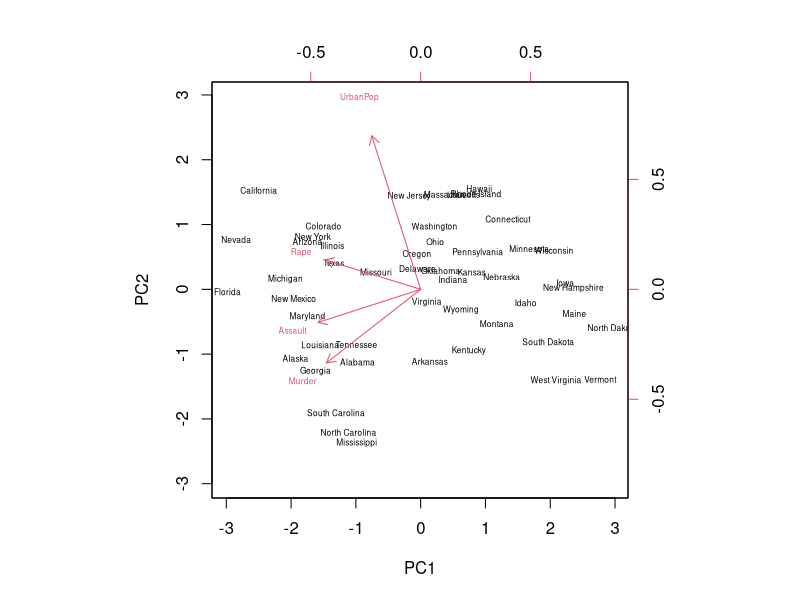
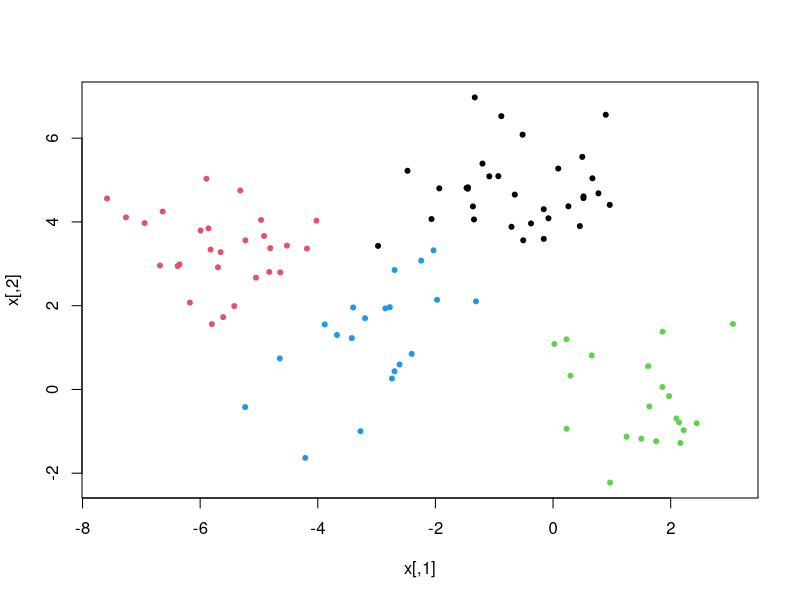
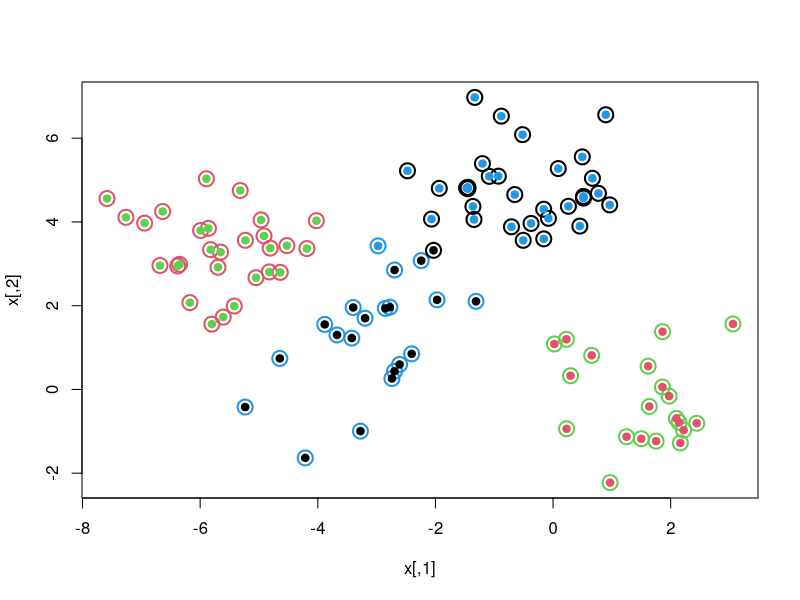

Write the R code that produced these figures, in order.
## ---- chunk 1
knitr::opts_chunk$set(echo = TRUE)
## ---- chunk 2
dimnames(USArrests)
apply(USArrests, 2, mean)
apply(USArrests, 2, var)
## ---- chunk 3
pca.out = prcomp(USArrests, scale = T)
pca.out
names(pca.out)
biplot(pca.out, cex = .5, scale = 0)
## ---- chunk 4
set.seed(101)
x = matrix(rnorm(100 *2), 100, 2)
xmean = matrix(rnorm(8, sd = 4), 4, 2)
which = sample(1:4, 100, replace = T)
x = x + xmean[which,]

plot(x, col = which, pch = 20)
## ---- chunk 5
km.out = kmeans(x, 4, nstart = 15)
km.out

plot(x, col = km.out$cluster, cex = 2, pch = 1, lwd = 2)
points(x, col = c(4, 3, 2, 1)[which], pch = 19)
